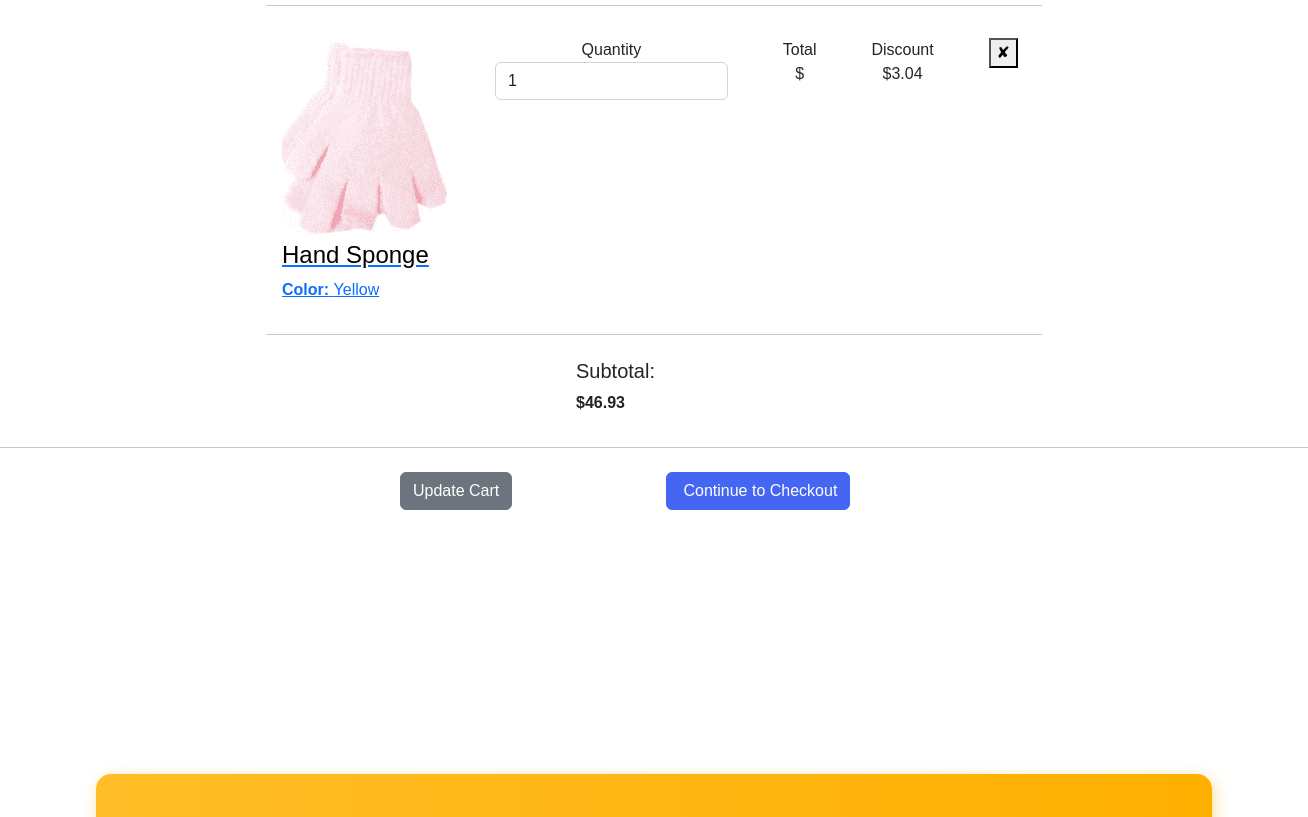
The page /cart/ (signed in, middle part) on the database as committed earlier.
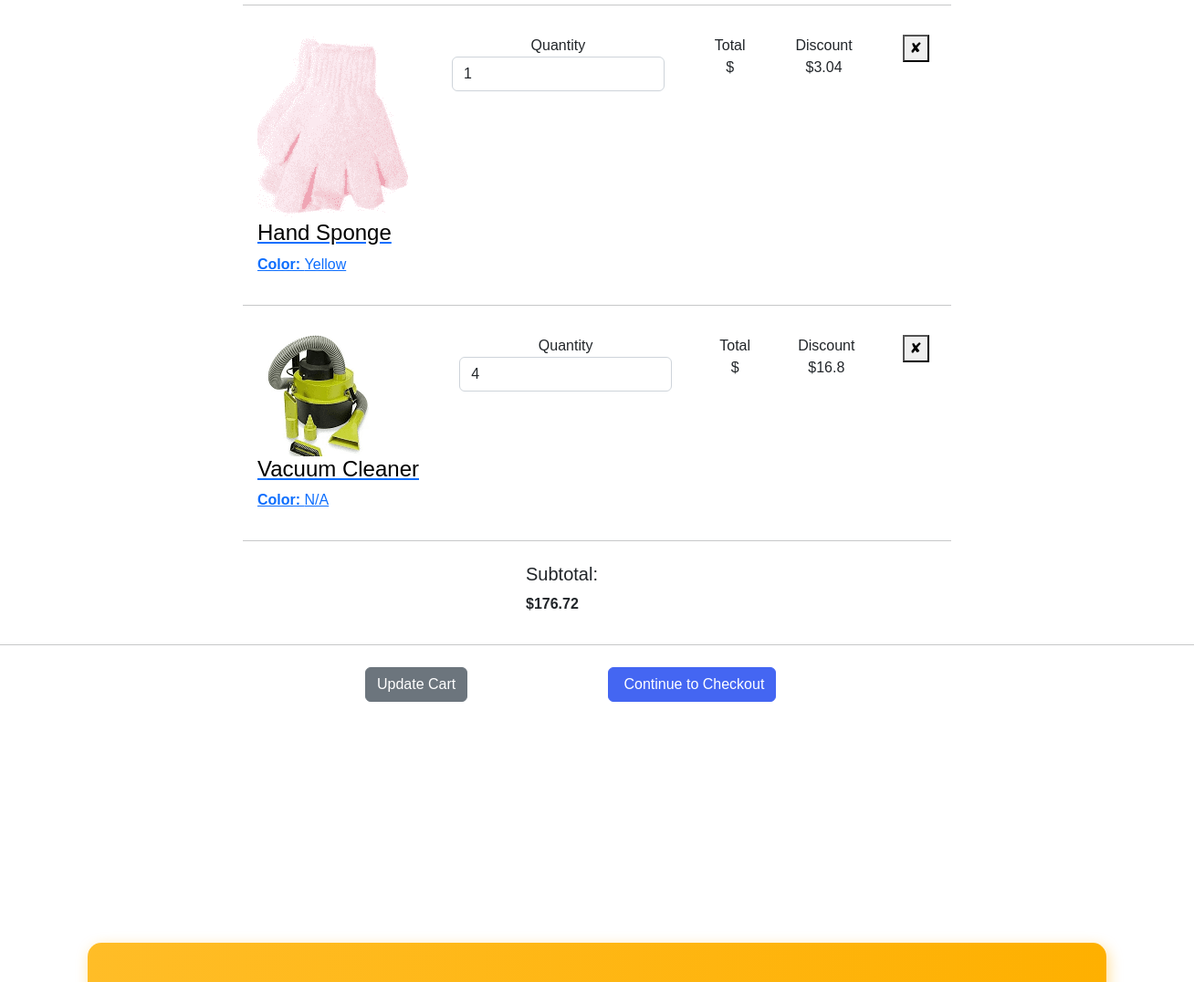
The same page on the database as committed later.
### store/models.py (models this page shows)
class Product(models.Model):
    customers=models.ManyToManyField(User,blank=True)
    name = models.CharField(max_length=200, unique=True)
    price = models.DecimalField(max_digits=6, decimal_places=2, default=1.00)
    discount = models.DecimalField(max_digits=6, decimal_places=2, default=1.00)
    order=models.IntegerField(default=1,null=False)
    rating=models.IntegerField(default=5)
    country_of_origin=models.CharField(max_length=50, default="Nigeria", null=True)
    description=models.TextField(null=True,blank=True)
    colour = models.CharField(default='N/A', max_length=15)
    avatar = models.ImageField(null=True, default="cart.jpg")
    updated=models.DateTimeField(auto_now=True) #will take a time stamp when the model is updated
    created=models.DateTimeField(auto_now_add=True) #auto_now_add only takes the first time. It does not update
    def __str__(self):
        return self.name

### store/views.py (the view)
# urls.py: path('cart/',views.cart,name='cart'),
@login_required(login_url='login')
def cart(request):
    user=request.user
    products = user.product_set.all()
    total_int = get_total(request, products)
    if request.POST.get("delete")=='delete':
        product.customers.remove(request.user)
        product.save()
    context={"products":products, "total":total_int}
    return render(request,'store/cart.html',context)

### store/views.py (called while the page is built)
def get_total(request,products):
    total_int = int()
    for product in products:
        product.discount = float(str(0.13 * float(product.price))[:4])
        total_int += product.price
        product.order=request.POST.get(product.name) if request.POST.get(product.name) else product.order
        product.save()
    return total_int

### store/templates/store/cart.html (shortened to what this page needs)
{% extends 'store/main.html' %}
{% load static %}
{% block content %}
{% if products %}
<div class="container pb-3 mb-1" style="max-width:800px; margin-bottom:200px;">
    <form method="POST" action="">
    {% for product in products %}
    <div class="cart-item d-md-flex justify-content-between">
        <div class="px-3 my-3">
            <a class="cart-item-product" href="{% url 'product' product.id %}">
                <div class="cart-item-product-thumb"><img src="{{product.avatar.url}}" alt="Product"></div>
                <div class="cart-item-product-info">
                    <h4 class="cart-item-product-info" style="color:black;">{{product.name}}</h4><span><strong>Color: </strong>{{product.colour}}</span>
                </div>
            </a>
        </div>
        <div class="px-4 my-3 text-center">
            <div class="cart-item-label">Quantity</div>
            <div class="count-input">
                <input type="number" value="{{product.order}}" min=1 class="form-control" name="{{product}}"/>
            </div>
        </div>
        <div class="px-4 my-3 text-center">
            <div class="cart-item-label">Total</div><span class="text-xl font-weight-medium">${{product.total}}</span>
        </div>
        <div class="px-4 my-3 text-center">
            <div class="cart-item-label">Discount</div><span class="text-xl font-weight-medium">${{product.discount}}</span>
        </div>
        <div class="px-4 my-3 text-center">
            <div class="cart-item-label"><button type="submit" >&#x2718;</button></div>
        </div>
    </div>
    <hr>
    {% endfor %}
        <div class="py-2" style="position:relative; right:-310px;" ><h5>Subtotal:</h5>
        <strong class="d-inline-block align-middle font-weight-heavy">${{total}}</strong></div>
    </div>
    <hr class="my-2">
    <div class="row pt-3 pb-5 mb-2">
        <div class="col-sm-6 mb-3"><input type ="submit" class="btn btn-style-3 btn-block btn-secondary" value="Update Cart"  style="position:relative; right:-400px;"/></div>
        <div class="col-sm-6 mb-3"><a class="btn btn-style-1 btn-primary btn-block" href="{% url 'checkout' %}">&nbsp;Continue to Checkout</a></div>
    </div>
    </div>
    {% endif %}
{% endblock %}

Rows that differ between the two databases and show on the page:
now on this page (row edited): Product: avatar (picture), name "Vacuum Cleaner", colour "N/A", order "4", discount "16.8"
Other text that changed with them:
{{ total }}: "46.93" → "176.72"
